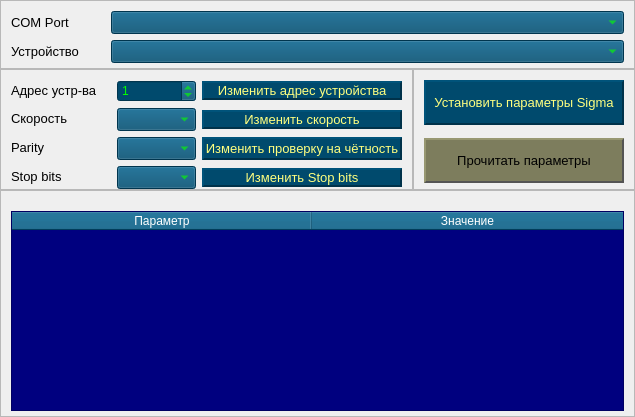
      <widget class="QWidget" name="tab_base">
       <attribute name="title">
        <string>Base</string>
       </attribute>
       <layout class="QGridLayout" name="gridLayout_2">
        <property name="leftMargin">
         <number>0</number>
        </property>
        <property name="topMargin">
         <number>0</number>
        </property>
        <property name="rightMargin">
         <number>0</number>
        </property>
        <property name="bottomMargin">
         <number>0</number>
        </property>
        <property name="spacing">
         <number>0</number>
        </property>
        <item row="1" column="0">
         <widget class="QFrame" name="base_central_left_frame">
          <property name="frameShape">
           <enum>QFrame::StyledPanel</enum>
          </property>
          <property name="frameShadow">
           <enum>QFrame::Raised</enum>
          </property>
          <layout class="QGridLayout" name="gridLayout_4">
           <property name="leftMargin">
            <number>10</number>
           </property>
           <property name="topMargin">
            <number>10</number>
           </property>
           <property name="rightMargin">
            <number>10</number>
           </property>
           <property name="bottomMargin">
            <number>0</number>
           </property>
           <item row="4" column="3">
            <widget class="QPushButton" name="btn_parity">
             <property name="enabled">
              <bool>true</bool>
             </property>
             <property name="sizePolicy">
              <sizepolicy hsizetype="Fixed" vsizetype="Minimum">
               <horstretch>0</horstretch>
               <verstretch>0</verstretch>
              </sizepolicy>
             </property>
             <property name="minimumSize">
              <size>
               <width>200</width>
               <height>0</height>
              </size>
             </property>
             <property name="maximumSize">
              <size>
               <width>200</width>
               <height>16777215</height>
              </size>
             </property>
             <property name="font">
              <font>
               <pointsize>10</pointsize>
              </font>
             </property>
             <property name="cursor">
              <cursorShape>PointingHandCursor</cursorShape>
             </property>
             <property name="styleSheet">
              <string notr="true">QPushButton {
	background-color: rgb(0, 74, 109);
	color: rgb(255, 255, 127);
	border: none;
	border-left: 2px solid rgb(0, 83, 122);
	border-top: 2px solid rgb(0, 83, 122);
	border-right: 2px solid rgb(0, 50, 74);	
	border-bottom: 2px solid rgb(0, 50, 74);
}

QPushButton:hover {
	background-color: rgb(0, 74, 109);
	color:rgb(0, 255, 0);
}

QPushButton:pressed {
	background-color: rgb(0, 74, 109);
	color: rgb(0, 255, 0);
	border-left: 2px solid rgb(0, 64, 94);
	border-top: 2px solid rgb(0, 64, 94);
	border-right: 2px solid rgb(0, 83, 122);	
	border-bottom: 2px solid rgb(0, 83, 122);
}</string>
             </property>
             <property name="text">
              <string>Изменить проверку на чётность</string>
             </property>
            </widget>
           </item>
           <item row="6" column="3">
            <widget class="QPushButton" name="btn_stop_bit">
             <property name="sizePolicy">
              <sizepolicy hsizetype="Fixed" vsizetype="Fixed">
               <horstretch>200</horstretch>
               <verstretch>0</verstretch>
              </sizepolicy>
             </property>
             <property name="minimumSize">
              <size>
               <width>200</width>
               <height>0</height>
              </size>
             </property>
             <property name="font">
              <font>
               <pointsize>10</pointsize>
              </font>
             </property>
             <property name="cursor">
              <cursorShape>PointingHandCursor</cursorShape>
             </property>
             <property name="styleSheet">
              <string notr="true">QPushButton {
	background-color: rgb(0, 74, 109);
	color: rgb(255, 255, 127);
	border: none;
	border-left: 2px solid rgb(0, 83, 122);
	border-top: 2px solid rgb(0, 83, 122);
	border-right: 2px solid rgb(0, 50, 74);	
	border-bottom: 2px solid rgb(0, 50, 74);
}

QPushButton:hover {
	background-color: rgb(0, 74, 109);
	color:rgb(0, 255, 0);
}

QPushButton:pressed {
	background-color: rgb(0, 74, 109);
	color: rgb(0, 255, 0);
	border-left: 2px solid rgb(0, 64, 94);
	border-top: 2px solid rgb(0, 64, 94);
	border-right: 2px solid rgb(0, 83, 122);	
	border-bottom: 2px solid rgb(0, 83, 122);
}</string>
             </property>
             <property name="text">
              <string>Изменить Stop bits</string>
             </property>
            </widget>
           </item>
           <item row="2" column="3">
            <widget class="QPushButton" name="btn_speed">
             <property name="sizePolicy">
              <sizepolicy hsizetype="Fixed" vsizetype="Fixed">
               <horstretch>0</horstretch>
               <verstretch>0</verstretch>
              </sizepolicy>
             </property>
             <property name="minimumSize">
              <size>
               <width>200</width>
               <height>0</height>
              </size>
             </property>
             <property name="maximumSize">
              <size>
               <width>200</width>
               <height>16777215</height>
              </size>
             </property>
             <property name="font">
              <font>
               <pointsize>10</pointsize>
              </font>
             </property>
             <property name="cursor">
              <cursorShape>PointingHandCursor</cursorShape>
             </property>
             <property name="styleSheet">
              <string notr="true">QPushButton {
	background-color: rgb(0, 74, 109);
	color: rgb(255, 255, 127);
	border: none;
	border-left: 2px solid rgb(0, 83, 122);
	border-top: 2px solid rgb(0, 83, 122);
	border-right: 2px solid rgb(0, 50, 74);	
	border-bottom: 2px solid rgb(0, 50, 74);
}

QPushButton:hover {
	background-color: rgb(0, 74, 109);
	color:rgb(0, 255, 0);
}

QPushButton:pressed {
	background-color: rgb(0, 74, 109);
	color: rgb(0, 255, 0);
	border-left: 2px solid rgb(0, 64, 94);
	border-top: 2px solid rgb(0, 64, 94);
	border-right: 2px solid rgb(0, 83, 122);	
	border-bottom: 2px solid rgb(0, 83, 122);
}</string>
             </property>
             <property name="text">
              <string>Изменить скорость</string>
             </property>
            </widget>
           </item>
           <item row="0" column="2">
            <widget class="QSpinBox" name="spinBox_address">
             <property name="minimumSize">
              <size>
               <width>70</width>
               <height>0</height>
              </size>
             </property>
             <property name="styleSheet">
              <string notr="true">QSpinBox {
	background-color: rgb(0, 74, 109);
	color: rgb(4, 255, 0);
}</string>
             </property>
             <property name="maximum">
              <number>247</number>
             </property>
             <property name="value">
              <number>1</number>
             </property>
            </widget>
           </item>
           <item row="0" column="3">
            <widget class="QPushButton" name="btn_address">
             <property name="enabled">
              <bool>true</bool>
             </property>
             <property name="sizePolicy">
              <sizepolicy hsizetype="Fixed" vsizetype="Fixed">
               <horstretch>0</horstretch>
               <verstretch>0</verstretch>
              </sizepolicy>
             </property>
             <property name="minimumSize">
              <size>
               <width>200</width>
               <height>0</height>
              </size>
             </property>
             <property name="maximumSize">
              <size>
               <width>200</width>
               <height>16777215</height>
              </size>
             </property>
             <property name="font">
              <font>
               <pointsize>10</pointsize>
               <kerning>true</kerning>
              </font>
             </property>
             <property name="cursor">
              <cursorShape>PointingHandCursor</cursorShape>
             </property>
             <property name="styleSheet">
              <string notr="true">QPushButton {
	background-color: rgb(0, 74, 109);
	color: rgb(255, 255, 127);
	border: none;
	border-left: 2px solid rgb(0, 83, 122);
	border-top: 2px solid rgb(0, 83, 122);
	border-right: 2px solid rgb(0, 50, 74);	
	border-bottom: 2px solid rgb(0, 50, 74);
}

QPushButton:hover {
	background-color: rgb(0, 74, 109);
	color:rgb(0, 255, 0);
}

QPushButton:pressed {
	background-color: rgb(0, 74, 109);
	color: rgb(0, 255, 0);
	border-left: 2px solid rgb(0, 64, 94);
	border-top: 2px solid rgb(0, 64, 94);
	border-right: 2px solid rgb(0, 83, 122);	
	border-bottom: 2px solid rgb(0, 83, 122);
}</string>
             </property>
             <property name="text">
              <string>Изменить адрес устройства</string>
             </property>
            </widget>
           </item>
           <item row="4" column="0" alignment="Qt::AlignTop">
            <widget class="QLabel" name="lbl_parity">
             <property name="minimumSize">
              <size>
               <width>100</width>
               <height>20</height>
              </size>
             </property>
             <property name="maximumSize">
              <size>
               <width>0</width>
               <height>0</height>
              </size>
             </property>
             <property name="font">
              <font>
               <pointsize>10</pointsize>
              </font>
             </property>
             <property name="text">
              <string>Parity</string>
             </property>
             <property name="alignment">
              <set>Qt::AlignLeading|Qt::AlignLeft|Qt::AlignVCenter</set>
             </property>
            </widget>
           </item>
           <item row="6" column="0" alignment="Qt::AlignTop">
            <widget class="QLabel" name="lbl_stop_bit">
             <property name="minimumSize">
              <size>
               <width>100</width>
               <height>20</height>
              </size>
             </property>
             <property name="maximumSize">
              <size>
               <width>0</width>
               <height>0</height>
              </size>
             </property>
             <property name="font">
              <font>
               <pointsize>10</pointsize>
              </font>
             </property>
             <property name="text">
              <string>Stop bits</string>
             </property>
            </widget>
           </item>
           <item row="4" column="2">
            <widget class="QComboBox" name="combobox_parity">
             <property name="minimumSize">
              <size>
               <width>70</width>
               <height>0</height>
              </size>
             </property>
             <property name="font">
              <font>
               <pointsize>10</pointsize>
              </font>
             </property>
             <property name="cursor">
              <cursorShape>PointingHandCursor</cursorShape>
             </property>
             <property name="toolTip">
              <string>&lt;html&gt;&lt;head/&gt;&lt;body&gt;&lt;p&gt;Установка паритета (проверки четность/нечетность).&lt;/p&gt;&lt;p&gt;&lt;span style=&quot; font-weight:600; text-decoration: underline;&quot;&gt;N&lt;/span&gt;one - нет&lt;/p&gt;&lt;p&gt;&lt;span style=&quot; font-weight:600; text-decoration: underline;&quot;&gt;E&lt;/span&gt;ven - четность&lt;/p&gt;&lt;p&gt;&lt;span style=&quot; font-weight:600; text-decoration: underline;&quot;&gt;O&lt;/span&gt;dd - нечетность&lt;/p&gt;&lt;/body&gt;&lt;/html&gt;</string>
             </property>
             <property name="styleSheet">
              <string notr="true">QComboBox {
background-color: rgb(0, 74, 109);
color: rgb(4, 255, 0);
}

QToolTip {
	color: rgb(0, 0, 127);
}</string>
             </property>
            </widget>
           </item>
           <item row="6" column="2">
            <widget class="QComboBox" name="combobox_bits">
             <property name="minimumSize">
              <size>
               <width>70</width>
               <height>0</height>
              </size>
             </property>
             <property name="font">
              <font>
               <pointsize>10</pointsize>
              </font>
             </property>
             <property name="cursor">
              <cursorShape>PointingHandCursor</cursorShape>
             </property>
             <property name="toolTip">
              <string>&lt;html&gt;&lt;head/&gt;&lt;body&gt;&lt;p&gt;Количество стоп бит&lt;/p&gt;&lt;/body&gt;&lt;/html&gt;</string>
             </property>
             <property name="styleSheet">
              <string notr="true">QComboBox {
background-color: rgb(0, 74, 109);
color: rgb(4, 255, 0);
}

QToolTip {
	color: rgb(0, 0, 127);
}</string>
             </property>
            </widget>
           </item>
           <item row="2" column="2">
            <widget class="QComboBox" name="combobox_speed">
             <property name="minimumSize">
              <size>
               <width>70</width>
               <height>0</height>
              </size>
             </property>
             <property name="font">
              <font>
               <pointsize>10</pointsize>
              </font>
             </property>
             <property name="cursor">
              <cursorShape>PointingHandCursor</cursorShape>
             </property>
             <property name="toolTip">
              <string>&lt;html&gt;&lt;head/&gt;&lt;body&gt;&lt;p&gt;Скорость&lt;/p&gt;&lt;/body&gt;&lt;/html&gt;</string>
             </property>
             <property name="styleSheet">
              <string notr="true">QComboBox {
background-color: rgb(0, 74, 109);
color: rgb(4, 255, 0);
}

QToolTip {
	color: rgb(0, 0, 127);
}</string>
             </property>
            </widget>
           </item>
           <item row="2" column="0" alignment="Qt::AlignTop">
            <widget class="QLabel" name="lbl_speed">
             <property name="minimumSize">
              <size>
               <width>100</width>
               <height>20</height>
              </size>
             </property>
             <property name="maximumSize">
              <size>
               <width>43</width>
               <height>0</height>
              </size>
             </property>
             <property name="font">
              <font>
               <pointsize>10</pointsize>
              </font>
             </property>
             <property name="text">
              <string>Скорость</string>
             </property>
            </widget>
           </item>
           <item row="0" column="0" alignment="Qt::AlignTop">
            <widget class="QLabel" name="lbl_slave">
             <property name="minimumSize">
              <size>
               <width>100</width>
               <height>20</height>
              </size>
             </property>
             <property name="maximumSize">
              <size>
               <width>43</width>
               <height>0</height>
              </size>
             </property>
             <property name="font">
              <font>
               <pointsize>10</pointsize>
              </font>
             </property>
             <property name="text">
              <string>Адрес устр-ва</string>
             </property>
             <property name="alignment">
              <set>Qt::AlignLeading|Qt::AlignLeft|Qt::AlignVCenter</set>
             </property>
            </widget>
           </item>
          </layout>
         </widget>
        </item>
        <item row="1" column="1">
         <widget class="QFrame" name="base_central_right_frame">
          <property name="frameShape">
           <enum>QFrame::StyledPanel</enum>
          </property>
          <property name="frameShadow">
           <enum>QFrame::Raised</enum>
          </property>
          <layout class="QVBoxLayout" name="verticalLayout_2">
           <property name="leftMargin">
            <number>10</number>
           </property>
           <property name="topMargin">
            <number>10</number>
           </property>
           <property name="rightMargin">
            <number>10</number>
           </property>
           <property name="bottomMargin">
            <number>0</number>
           </property>
           <item alignment="Qt::AlignTop">
            <widget class="QPushButton" name="btn_set_param_sigma">
             <property name="minimumSize">
              <size>
               <width>200</width>
               <height>45</height>
              </size>
             </property>
             <property name="font">
              <font>
               <pointsize>10</pointsize>
              </font>
             </property>
             <property name="cursor">
              <cursorShape>PointingHandCursor</cursorShape>
             </property>
             <property name="contextMenuPolicy">
              <enum>Qt::NoContextMenu</enum>
             </property>
             <property name="toolTip">
              <string>&lt;html&gt;&lt;head/&gt;&lt;body&gt;&lt;p&gt;Изменит параметры устройства на:&lt;/p&gt;&lt;p&gt;скорость - 9600, проверка четности - N, Стоп бит - 1.&lt;/p&gt;&lt;p&gt;Во всплывающем окне нужно будет задать новый &lt;/p&gt;&lt;p&gt;адрес устройства.&lt;/p&gt;&lt;p&gt;Изменение возможно, только на устройстве &lt;/p&gt;&lt;p&gt;с заводскими парметрами.&lt;/p&gt;&lt;p&gt;&lt;span style=&quot; font-style:italic; text-decoration: underline;&quot;&gt;Параметры для подключения указывать не нужно!&lt;/span&gt;&lt;/p&gt;&lt;p&gt;Для изменения не заводских настроек, использовать соответствующие кнопки.&lt;br/&gt;&lt;/p&gt;&lt;/body&gt;&lt;/html&gt;</string>
             </property>
             <property name="styleSheet">
              <string notr="true">QPushButton {
	background-color: rgb(0, 74, 109);
	color: rgb(255, 255, 127);
	border: none;
	border-left: 2px solid rgb(0, 83, 122);
	border-top: 2px solid rgb(0, 83, 122);
	border-right: 2px solid rgb(0, 50, 74);	
	border-bottom: 2px solid rgb(0, 50, 74);
}

QPushButton:hover {
	background-color: rgb(0, 74, 109);
	color:rgb(0, 255, 0);
}

QPushButton:pressed {
	background-color: rgb(0, 74, 109);
	color: rgb(0, 255, 0);
	border-left: 2px solid rgb(0, 64, 94);
	border-top: 2px solid rgb(0, 64, 94);
	border-right: 2px solid rgb(0, 83, 122);	
	border-bottom: 2px solid rgb(0, 83, 122);
}
QToolTip {
	color: rgb(0, 0, 127);
}</string>
             </property>
             <property name="text">
              <string extracomment="kjhkjhkhjkhj">Установить параметры Sigma</string>
             </property>
            </widget>
           </item>
           <item alignment="Qt::AlignTop">
            <widget class="QPushButton" name="btn_connect">
             <property name="minimumSize">
              <size>
               <width>200</width>
               <height>45</height>
              </size>
             </property>
             <property name="font">
              <font>
               <pointsize>10</pointsize>
              </font>
             </property>
             <property name="cursor">
              <cursorShape>PointingHandCursor</cursorShape>
             </property>
             <property name="toolTip">
              <string>&lt;html&gt;&lt;head/&gt;&lt;body&gt;&lt;p&gt;Получить информацию об устройстве&lt;/p&gt;&lt;/body&gt;&lt;/html&gt;</string>
             </property>
             <property name="styleSheet">
              <string notr="true">QPushButton {
	background-color: rgb(125, 125, 93);
	border: none;
	border-left: 2px solid rgb(152, 152, 114);
	border-top: 2px solid rgb(152, 152, 114);
	border-right: 2px solid rgb(84, 84, 84);	
	border-bottom: 2px solid rgb(84, 84, 84);
}

QPushButton:hover {
	background-color: rgb(148, 148, 110);
	border-left: 2px solid rgb(152, 152, 114);
	border-top: 2px solid rgb(152, 152, 114);
	border-right: 2px solid rgb(84, 84, 84);	
	border-bottom: 2px solid rgb(84, 84, 84);
}

QPushButton:pressed {
	background-color: rgb(112, 112, 83);
	border-left: 2px solid rgb(84, 84, 84);
	border-top: 2px solid rgb(84, 84, 84);
	border-right: 2px solid rgb(152, 152, 114);	
	border-bottom: 2px solid rgb(152, 152, 114);
}
QToolTip {
	color: rgb(0, 0, 127);
}
</string>
             </property>
             <property name="text">
              <string>Прочитать параметры</string>
             </property>
            </widget>
           </item>
          </layout>
         </widget>
        </item>
        <item row="2" column="0" colspan="2">
         <widget class="QFrame" name="base_body_frame">
          <property name="frameShape">
           <enum>QFrame::StyledPanel</enum>
          </property>
          <property name="frameShadow">
           <enum>QFrame::Raised</enum>
          </property>
          <layout class="QVBoxLayout" name="verticalLayout_3">
           <property name="leftMargin">
            <number>10</number>
           </property>
           <property name="topMargin">
            <number>20</number>
           </property>
           <property name="rightMargin">
            <number>10</number>
           </property>
           <property name="bottomMargin">
            <number>5</number>
           </property>
           <item>
            <widget class="QTableWidget" name="tableWidget">
             <property name="minimumSize">
              <size>
               <width>0</width>
               <height>200</height>
              </size>
             </property>
             <property name="styleSheet">
              <string notr="true">QHeaderView::section:horizontal {
    color: #fff;
    background-color: rgb(0, 85, 127);
 }
QTableWidget {
	background-color: rgb(0, 0, 127);
	color: rgb(85, 255, 0);
	font: 63 8pt &quot;Yu Gothic UI Semibold&quot;;
}
</string>
             </property>
             <property name="rowCount">
              <number>0</number>
             </property>
             <attribute name="horizontalHeaderVisible">
              <bool>true</bool>
             </attribute>
             <attribute name="horizontalHeaderCascadingSectionResizes">
              <bool>true</bool>
             </attribute>
             <attribute name="horizontalHeaderMinimumSectionSize">
              <number>300</number>
             </attribute>
             <attribute name="horizontalHeaderDefaultSectionSize">
              <number>300</number>
             </attribute>
             <attribute name="horizontalHeaderHighlightSections">
              <bool>true</bool>
             </attribute>
             <attribute name="horizontalHeaderStretchLastSection">
              <bool>true</bool>
             </attribute>
             <attribute name="verticalHeaderVisible">
              <bool>false</bool>
             </attribute>
             <attribute name="verticalHeaderMinimumSectionSize">
              <number>25</number>
             </attribute>
             <attribute name="verticalHeaderDefaultSectionSize">
              <number>25</number>
             </attribute>
             <attribute name="verticalHeaderHighlightSections">
              <bool>false</bool>
             </attribute>
             <attribute name="verticalHeaderStretchLastSection">
              <bool>false</bool>
             </attribute>
             <column>
              <property name="text">
               <string>Параметр</string>
              </property>
             </column>
             <column>
              <property name="text">
               <string>Значение</string>
              </property>
             </column>
            </widget>
           </item>
          </layout>
         </widget>
        </item>
        <item row="0" column="0" colspan="2">
         <widget class="QFrame" name="base_header_frame">
          <property name="frameShape">
           <enum>QFrame::StyledPanel</enum>
          </property>
          <property name="frameShadow">
           <enum>QFrame::Raised</enum>
          </property>
          <layout class="QGridLayout" name="gridLayout_3">
           <property name="leftMargin">
            <number>10</number>
           </property>
           <property name="topMargin">
            <number>10</number>
           </property>
           <property name="rightMargin">
            <number>10</number>
           </property>
           <property name="bottomMargin">
            <number>5</number>
           </property>
           <property name="horizontalSpacing">
            <number>0</number>
           </property>
           <item row="2" column="0">
            <widget class="QLabel" name="lbl_type">
             <property name="minimumSize">
              <size>
               <width>100</width>
               <height>20</height>
              </size>
             </property>
             <property name="maximumSize">
              <size>
               <width>43</width>
               <height>16777215</height>
              </size>
             </property>
             <property name="font">
              <font>
               <pointsize>10</pointsize>
              </font>
             </property>
             <property name="text">
              <string>Устройство</string>
             </property>
            </widget>
           </item>
           <item row="0" column="0">
            <widget class="QLabel" name="lbl_port">
             <property name="minimumSize">
              <size>
               <width>100</width>
               <height>20</height>
              </size>
             </property>
             <property name="maximumSize">
              <size>
               <width>71</width>
               <height>16777215</height>
              </size>
             </property>
             <property name="font">
              <font>
               <pointsize>10</pointsize>
              </font>
             </property>
             <property name="text">
              <string>COM Port</string>
             </property>
            </widget>
           </item>
           <item row="2" column="1">
            <widget class="QComboBox" name="combobox_type">
             <property name="font">
              <font>
               <pointsize>10</pointsize>
              </font>
             </property>
             <property name="cursor">
              <cursorShape>PointingHandCursor</cursorShape>
             </property>
             <property name="toolTip">
              <string>&lt;html&gt;&lt;head/&gt;&lt;body&gt;&lt;p&gt;Выбор устройства для подключения.&lt;/p&gt;&lt;/body&gt;&lt;/html&gt;</string>
             </property>
             <property name="styleSheet">
              <string notr="true">QComboBox {
background-color: rgb(0, 74, 109);
color: rgb(4, 255, 0);
}

QToolTip {
	color: rgb(0, 0, 127);
}</string>
             </property>
            </widget>
           </item>
           <item row="0" column="1">
            <widget class="QComboBox" name="combobox_port">
             <property name="font">
              <font>
               <pointsize>10</pointsize>
              </font>
             </property>
             <property name="cursor">
              <cursorShape>PointingHandCursor</cursorShape>
             </property>
             <property name="toolTip">
              <string>&lt;html&gt;&lt;head/&gt;&lt;body&gt;&lt;p&gt;СОМ порт для подключения к устройству&lt;/p&gt;&lt;/body&gt;&lt;/html&gt;</string>
             </property>
             <property name="styleSheet">
              <string notr="true">QComboBox {
background-color: rgb(0, 74, 109);
color: rgb(4, 255, 0);
}

QToolTip {
	color: rgb(0, 0, 127);
}</string>
             </property>
            </widget>
           </item>
          </layout>
         </widget>
        </item>
       </layout>
      </widget>
